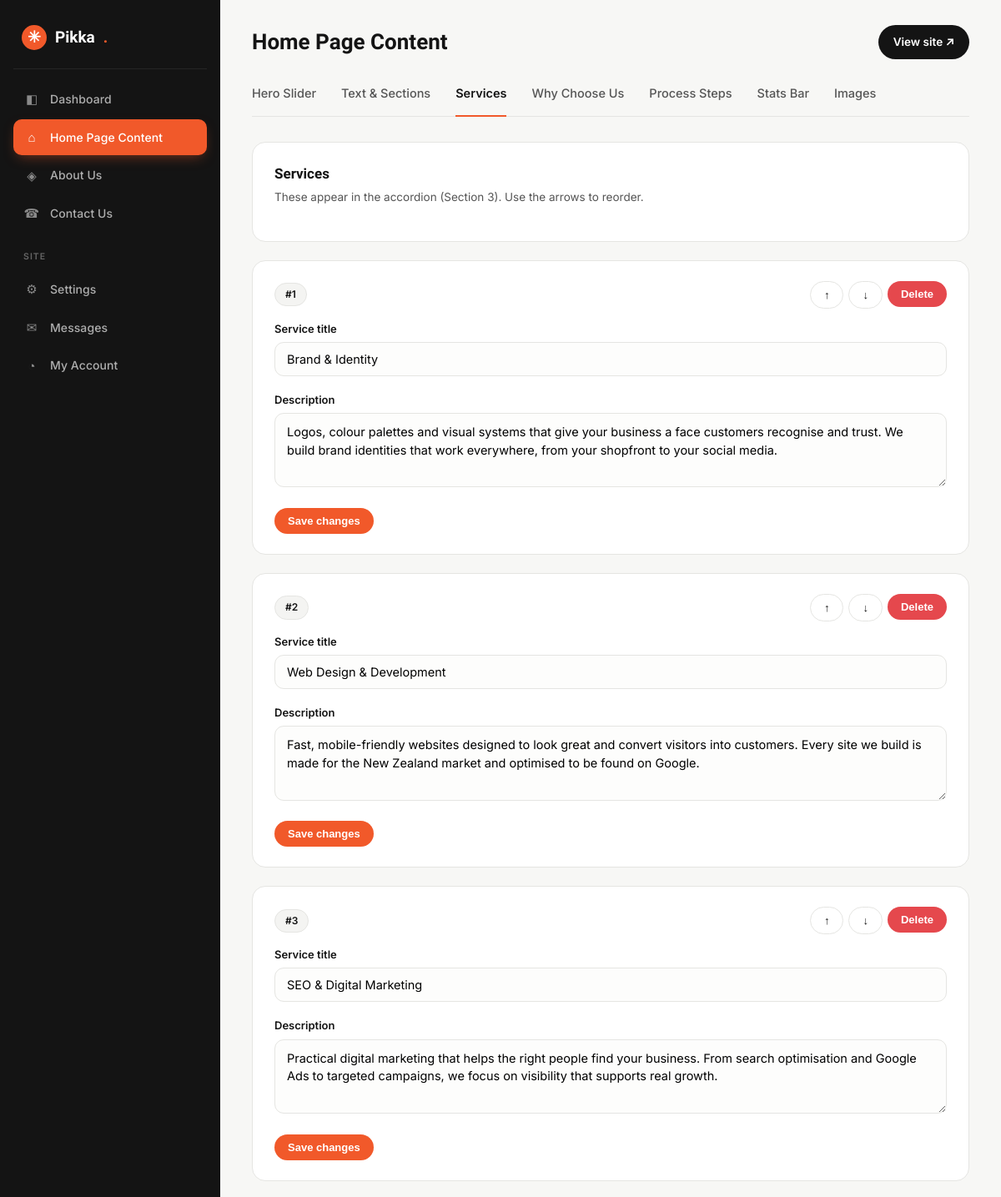
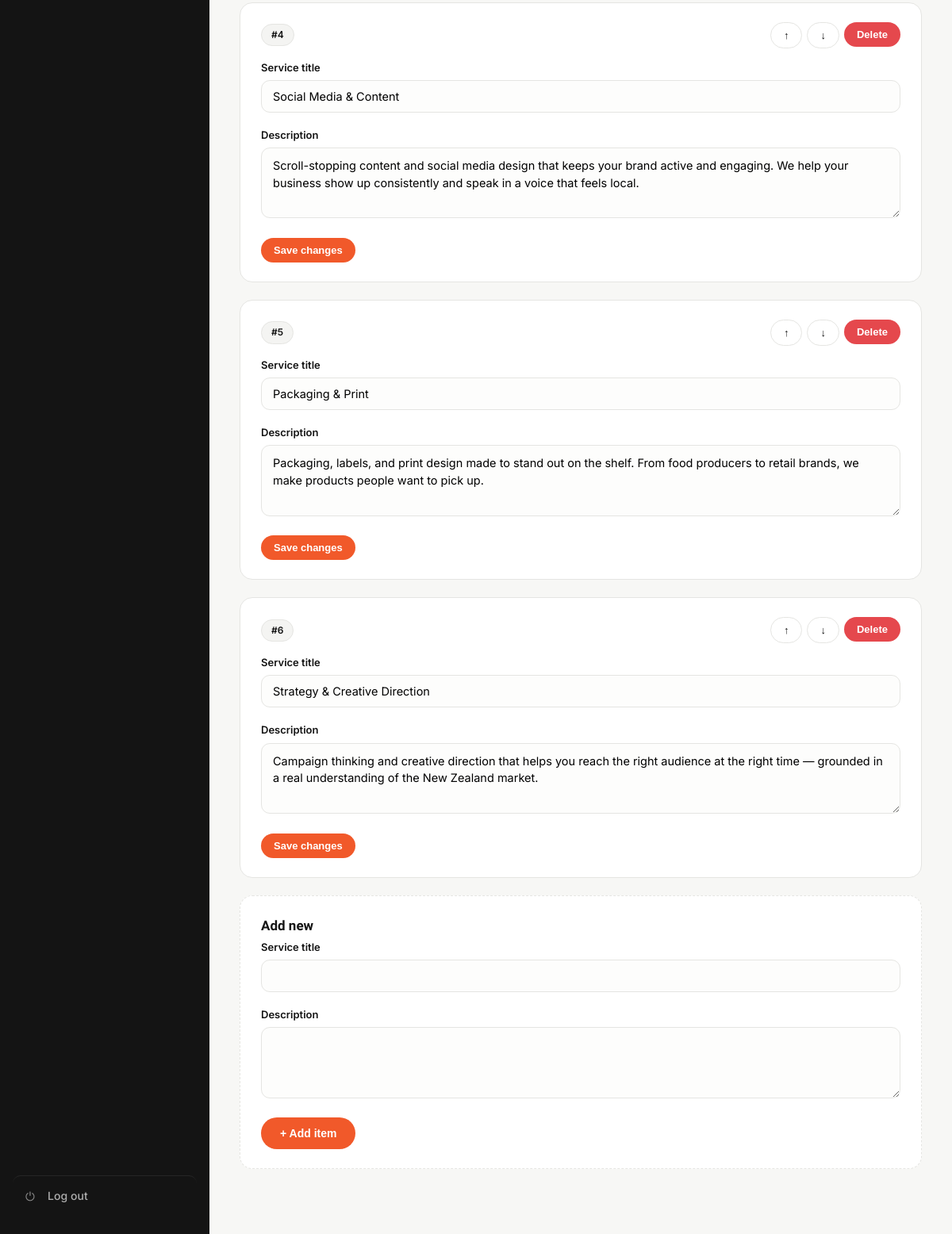
/admin/home-content.php?tab=services (signed in), run on the app's committed database (2 pictures, top to bottom).
### tables this page shows
CREATE TABLE IF NOT EXISTS `services` (
  `id` INT(11) NOT NULL AUTO_INCREMENT,
  `title` VARCHAR(120) NOT NULL,
  `description` TEXT DEFAULT NULL,
  `sort_order` INT(11) DEFAULT 0,
  `is_active` TINYINT(1) DEFAULT 1,
  PRIMARY KEY (`id`)
);

### includes/functions.php (called while the page is built, shortened)
<?php
require_once __DIR__ . '/config.php';
function e($str) {
    return htmlspecialchars($str ?? '', ENT_QUOTES, 'UTF-8');
}
    ?>

### includes/config.php (called while the page is built, shortened)
<?php
function db() {
    static $conn = null;
    if ($conn === null) {
        $conn = @mysqli_connect(DB_HOST, DB_USER, DB_PASS, DB_NAME);
        mysqli_set_charset($conn, 'utf8mb4');
    }
    return $conn;
}

### admin/home-content.php (the view, shortened to what this page needs)
<?php
$current_page = 'home-content'; $page_title = 'Home Page Content';
$tabs = [
    'slider'   => ['label' => 'Hero Slider'],
    'sections' => ['label' => 'Text & Sections'],
    'services' => ['label' => 'Services'],
    'why'      => ['label' => 'Why Choose Us'],
    'process'  => ['label' => 'Process Steps'],
    'stats'    => ['label' => 'Stats Bar'],
    'images'   => ['label' => 'Images'],
];
$tab = $_GET['tab'] ?? 'sections';
$crud = [
    'services' => ['table' => 'services', 'intro' => 'These appear in the accordion (Section 3). Use the arrows to reorder.',
                    'columns' => ['title' => ['label' => 'Service title', 'type' => 'text'], 'description' => ['label' => 'Description', 'type' => 'textarea']]],
    'why'      => ['table' => 'why_reasons', 'intro' => 'The four reasons grid (Section 4).',
                    'columns' => ['title' => ['label' => 'Reason title', 'type' => 'text'], 'description' => ['label' => 'Description', 'type' => 'textarea']]],
    'process'  => ['table' => 'process_steps', 'intro' => 'Your working process (Section 5).',
                    'columns' => ['step_number' => ['label' => 'Step number (e.g. 01)', 'type' => 'text'], 'title' => ['label' => 'Step title', 'type' => 'text'], 'description' => ['label' => 'Description', 'type' => 'textarea']]],
    'stats'    => ['table' => 'stats', 'intro' => 'The trust bar cards (Section 7).',
                    'columns' => ['title' => ['label' => 'Stat title', 'type' => 'text'], 'description' => ['label' => 'Description', 'type' => 'textarea']]],
];
$image_keys = [
    'hero_image'       => 'Hero image (the person / brand photo in the circle)',
    'intro_image'      => 'Intro section image (optional)',
    'industries_image' => 'Industries section image (optional)',
];
if ($tab === 'slider') {
    $rows = get_rows('hero_slides');
}
elseif ($tab === 'sections') {
    $res = mysqli_query(db(), "SELECT * FROM page_content WHERE content_key NOT LIKE '%_image' ORDER BY id ASC");
    $groups = [];
    while ($row = mysqli_fetch_assoc($res)) $groups[$row['section']][] = $row;
}
elseif (isset($crud[$tab])) {
    $table = $crud[$tab]['table'];
    $rows = [];
    $r = mysqli_query(db(), "SELECT * FROM `$table` ORDER BY sort_order ASC, id ASC");
    while ($x = mysqli_fetch_assoc($r)) $rows[] = $x;
}
elseif ($tab === 'images') {
    foreach ($image_keys as $k => $label) {
        $st = mysqli_prepare(db(), "INSERT IGNORE INTO page_content (content_key, content_value, section, label, field_type) VALUES (?, '', 'Images', ?, 'image')");
        mysqli_stmt_bind_param($st, 'ss', $k, $label);
        mysqli_stmt_execute($st);
    }
}
function render_fields($columns, $data = []) {
    foreach ($columns as $col => $meta) {
        $label = $meta['label']; $type = $meta['type'] ?? 'text';
        $val = $data[$col] ?? '';
        echo '<div class="field"><label>' . e($label) . '</label>';
        if ($type === 'textarea') {
            echo '<textarea name="' . e($col) . '" rows="3">' . e($val) . '</textarea>';
        } else {
            echo '<input type="text" name="' . e($col) . '" value="' . e($val) . '">';
        }
        echo '</div>';
    }
}
require __DIR__ . '/header.php';
?>
<div class="subnav">
  <?php foreach ($tabs as $key => $meta): ?>
    <a href="?tab=<?= e($key) ?>" class="<?= $tab === $key ? 'active' : '' ?>"><?= e($meta['label']) ?></a>
  <?php endforeach; ?>
</div>
<?php if ($tab === 'slider'): ?>
  <div class="card">
    <h2>Hero Slider</h2>
    <p class="sub">The rotating banner at the top of the home page. Each slide has its own headline, sub-headline, buttons and image, and the slider crossfades between them automatically. With only one slide, it's shown as a static hero (no rotation).</p>
  </div>
  <?php foreach ($rows as $idx => $row): ?>
  <div class="card">
    <div class="rh" style="display:flex;justify-content:space-between;align-items:center;margin-bottom:14px">
      <span class="pill">Slide <?= $idx + 1 ?></span>
      <div style="display:flex;gap:6px">
        <form method="post" action="?tab=slider" style="display:inline"><input type="hidden" name="csrf" value="<?= e(csrf_token()) ?>"><input type="hidden" name="action" value="move"><input type="hidden" name="id" value="<?= $row['id'] ?>"><input type="hidden" name="dir" value="up"><button class="btn btn-ghost btn-sm" <?= $idx === 0 ? 'disabled' : '' ?>>↑</button></form>
        <form method="post" action="?tab=slider" style="display:inline"><input type="hidden" name="csrf" value="<?= e(csrf_token()) ?>"><input type="hidden" name="action" value="move"><input type="hidden" name="id" value="<?= $row['id'] ?>"><input type="hidden" name="dir" value="down"><button class="btn btn-ghost btn-sm" <?= $idx === count($rows) - 1 ? 'disabled' : '' ?>>↓</button></form>
        <form method="post" action="?tab=slider" style="display:inline" onsubmit="return confirm('Delete this slide?')"><input type="hidden" name="csrf" value="<?= e(csrf_token()) ?>"><input type="hidden" name="action" value="delete"><input type="hidden" name="id" value="<?= $row['id'] ?>"><button class="btn btn-danger btn-sm">Delete</button></form>
      </div>
    </div>
    <form method="post" action="?tab=slider" enctype="multipart/form-data">
      <input type="hidden" name="csrf" value="<?= e(csrf_token()) ?>">
      <input type="hidden" name="action" value="edit">
      <input type="hidden" name="id" value="<?= $row['id'] ?>">
      <div class="img-field" style="margin-bottom:18px">
        <?php if ($row['image']): ?>
          <img class="thumb" src="../<?= e($row['image']) ?>" alt="">
        <?php else: ?>
          <div class="thumb" style="display:grid;place-items:center;color:#aaa;font-size:11px">none</div>
        <?php endif; ?>
        <div style="flex:1">
          <label>Slide image</label>
          <input type="file" name="image" accept="image/*">
          <div class="muted" style="margin-top:6px">Leave empty to keep the current image.</div>
        </div>
      </div>
      <div class="two">
        <div class="field"><label>Eyebrow</label><input type="text" name="eyebrow" value="<?= e($row['eyebrow']) ?>"></div>
        <div class="field"><label>Headline</label><input type="text" name="headline" value="<?= e($row['headline']) ?>"></div>
      </div>
      <div class="field"><label>Sub-headline</label><textarea name="subheadline" rows="2"><?= e($row['subheadline']) ?></textarea></div>
      <div class="two">
        <div class="field"><label>Primary button text</label><input type="text" name="btn_primary_text" value="<?= e($row['btn_primary_text']) ?>"></div>
        <div class="field"><label>Primary button link</label><input type="text" name="btn_primary_link" value="<?= e($row['btn_primary_link']) ?>" placeholder="#services"></div>
      </div>
      <div class="field"><label>Secondary button text (always opens the "Start a project" pop-up)</label><input type="text" name="btn_secondary_text" value="<?= e($row['btn_secondary_text']) ?>"></div>
      <button class="btn btn-sm" type="submit">Save changes</button>
    </form>
  </div>
  <?php endforeach; ?>
  <div class="card" style="border-style:dashed">
    <h2>Add new slide</h2>
    <form method="post" action="?tab=slider" enctype="multipart/form-data">
      <input type="hidden" name="csrf" value="<?= e(csrf_token()) ?>">
      <input type="hidden" name="action" value="add">
      <div class="field"><label>Slide image</label><input type="file" name="image" accept="image/*"></div>
      <div class="two">
        <div class="field"><label>Eyebrow</label><input type="text" name="eyebrow" placeholder="Creative and Digital Solutions · New Zealand"></div>
        <div class="field"><label>Headline</label><input type="text" name="headline" placeholder="Your vision, brought to life."></div>
      </div>
      <div class="field"><label>Sub-headline</label><textarea name="subheadline" rows="2"></textarea></div>
      <div class="two">
        <div class="field"><label>Primary button text</label><input type="text" name="btn_primary_text" placeholder="See our work"></div>
        <div class="field"><label>Primary button link</label><input type="text" name="btn_primary_link" placeholder="#services"></div>
      </div>
      <div class="field"><label>Secondary button text</label><input type="text" name="btn_secondary_text" placeholder="Start a project"></div>
      <button class="btn" type="submit">+ Add slide</button>
    </form>
  </div>
<?php elseif (isset($crud[$tab])):
  $conf = $crud[$tab]; ?>
  <div class="card">
    <h2><?= e($tabs[$tab]['label']) ?></h2>
    <p class="sub"><?= e($conf['intro']) ?></p>
  </div>
  <?php foreach ($rows as $idx => $row): ?>
  <div class="card">
    <div class="rh" style="display:flex;justify-content:space-between;align-items:center;margin-bottom:14px">
      <span class="pill">#<?= $idx + 1 ?></span>
      <div style="display:flex;gap:6px">
        <form method="post" action="?tab=<?= e($tab) ?>" style="display:inline"><button class="btn btn-ghost btn-sm" <?= $idx === 0 ? 'disabled' : '' ?>>↑</button></form>
        <form method="post" action="?tab=<?= e($tab) ?>" style="display:inline"><button class="btn btn-ghost btn-sm" <?= $idx === count($rows) - 1 ? 'disabled' : '' ?>>↓</button></form>
        <form method="post" action="?tab=<?= e($tab) ?>" style="display:inline" onsubmit="return confirm('Delete this item?')"><button class="btn btn-danger btn-sm">Delete</button></form>
      </div>
    </div>
    <form method="post" action="?tab=<?= e($tab) ?>">
      <?php render_fields($conf['columns'], $row); ?>
      <button class="btn btn-sm" type="submit">Save changes</button>
    </form>
  </div>
  <?php endforeach; ?>
  <div class="card" style="border-style:dashed">
    <h2>Add new</h2>
    <form method="post" action="?tab=<?= e($tab) ?>">
      <button class="btn" type="submit">+ Add item</button>
    </form>
  </div>
<?php endif; ?>
<?php require __DIR__ . '/footer.php'; ?>

### admin/header.php (shortened to what this page needs)
<?php
$page = $current_page ?? '';
$title = $page_title ?? 'Dashboard';
?>
<!DOCTYPE html>
<html lang="en"><head>
<link rel="stylesheet" href="admin.css">
</head><body>
<div class="wrap">
  <aside class="side">
    <div class="logo"><span class="dot">✳</span>Pikka<span style="color:var(--accent)">.</span></div>
    <nav>
      <a href="index.php" class="<?= $page==='dashboard'?'active':'' ?>"><span class="nav-ic">◧</span>Dashboard</a>
      <a href="home-content.php" class="<?= $page==='home-content'?'active':'' ?>"><span class="nav-ic">⌂</span>Home Page Content</a>
      <?php $pcTab = $_GET['tab'] ?? 'about'; ?>
      <a href="page-content.php?tab=about" class="<?= $page==='page-content' && $pcTab==='about' ? 'active' : '' ?>"><span class="nav-ic">◈</span>About Us</a>
      <a href="page-content.php?tab=contact" class="<?= $page==='page-content' && $pcTab==='contact' ? 'active' : '' ?>"><span class="nav-ic">☎</span>Contact Us</a>
      <div class="grp">Site</div>
      <a href="settings.php" class="<?= $page==='settings'?'active':'' ?>"><span class="nav-ic">⚙</span>Settings</a>
      <a href="messages.php" class="<?= $page==='messages'?'active':'' ?>"><span class="nav-ic">✉</span>Messages</a>
      <a href="account.php" class="<?= $page==='account'?'active':'' ?>"><span class="nav-ic">◔</span>My Account</a>
      <a href="logout.php" class="logout"><span class="nav-ic">⏻</span>Log out</a>
    </nav>
  </aside>
  <main class="main">
    <div class="topbar">
      <h1><?= e($title) ?></h1>
      <a class="view-site" href="../index.php" target="_blank">View site ↗</a>
    </div>

### admin/footer.php
  </main>
</div>
</body></html>

### admin/admin.css (style rules this page uses)
:root { --accent:#F1592A;--ink:#141414;--mist:#F4F4F2;--line:#e5e5e2;--ink-2:#555 }
* { box-sizing:border-box;margin:0;padding:0 }
body { font-family:'Inter',system-ui,sans-serif;background:#f7f7f5;color:var(--ink);line-height:1.55 }
a { color:inherit;text-decoration:none }
.wrap { display:flex;min-height:100vh }
.side { width:264px;background:var(--ink);color:#fff;padding:24px 16px;position:fixed;top:0;bottom:0;left:0;overflow-y:auto;display:flex;flex-direction:column }
.side .logo { display:flex;align-items:center;gap:10px;font-family:'Sora',sans-serif;font-weight:700;font-size:19px;padding:6px 10px 22px;margin-bottom:14px;border-bottom:1px solid rgba(255,255,255,.08) }
.side .logo .dot { width:30px;height:30px;border-radius:50%;background:var(--accent);display:grid;place-items:center;flex-shrink:0 }
.side nav { display:flex;flex-direction:column;flex:1 }
.side nav a { display:flex;align-items:center;gap:12px;padding:11px 12px;border-radius:10px; color:rgba(255,255,255,.66);font-size:14px;font-weight:500;margin-bottom:2px; transition:background .18s ease,color .18s ease;letter-spacing:.005em; }
.side nav a .nav-ic { width:20px;flex-shrink:0;display:inline-flex;align-items:center;justify-content:center; font-size:15px;line-height:1;color:rgba(255,255,255,.5);transition:color .18s ease; }
.side nav a.active { background:var(--accent);color:#fff;box-shadow:0 6px 16px -6px rgba(241,89,42,.55) }
.side nav a.active .nav-ic { color:#fff }
.side .grp { font-size:10.5px;font-weight:600;text-transform:uppercase;letter-spacing:.1em;color:rgba(255,255,255,.35);padding:20px 12px 9px }
.side .logout { margin-top:auto;padding-top:14px;border-top:1px solid rgba(255,255,255,.08) }
.subnav { display:flex;gap:30px;flex-wrap:wrap;margin-bottom:30px;border-bottom:1px solid var(--line) }
.subnav a { position:relative;padding:4px 0 16px;font-size:14.5px;font-weight:500;color:var(--ink-2);transition:color .2s }
.subnav a::after { content:"";position:absolute;left:0;right:0;bottom:-1px;height:2px;background:var(--accent);transform:scaleX(0);transition:transform .2s ease }
.subnav a.active { color:var(--ink);font-weight:600 }
.subnav a.active::after { transform:scaleX(1) }
.main { margin-left:264px;flex:1;padding:30px 38px 60px;max-width:1000px }
.topbar { display:flex;justify-content:space-between;align-items:center;margin-bottom:26px }
.topbar h1 { font-family:'Sora',sans-serif;font-size:26px }
.topbar .view-site { background:var(--ink);color:#fff;padding:10px 18px;border-radius:100px;font-size:13.5px;font-weight:600 }
.card { background:#fff;border:1px solid var(--line);border-radius:16px;padding:24px 26px;margin-bottom:22px }
.card h2 { font-family:'Sora',sans-serif;font-size:17px;margin-bottom:4px }
.card .sub { color:var(--ink-2);font-size:13.5px;margin-bottom:18px }
label { display:block;font-size:13px;font-weight:600;margin:0 0 6px }
.field { margin-bottom:18px }
input[type=text],input[type=email],input[type=password],textarea,select { width:100%;border:1px solid var(--line);border-radius:11px;padding:11px 14px;font-family:inherit;font-size:14.5px;background:#fdfdfc;transition:.2s }
textarea { resize:vertical;min-height:88px;line-height:1.5 }
.btn { display:inline-flex;align-items:center;gap:8px;background:var(--accent);color:#fff;border:0;padding:12px 24px;border-radius:100px;font-weight:600;font-size:14px;cursor:pointer;transition:.2s }
.btn-ghost { background:#fff;border:1px solid var(--line);color:var(--ink) }
.btn-sm { padding:8px 16px;font-size:13px }
.btn-danger { background:#e5484d }
.pill { background:var(--mist);border:1px solid var(--line);border-radius:100px;padding:4px 12px;font-size:12px;font-weight:600 }

### data on the page
services: label "Service title", title "Brand & Identity", label "Description", description "Logos, colour palettes and visual systems that give your business a face customers recognise and trust. We build brand identities that work everywhere, from your shopfront to your social media."
services: label "Service title", title "Web Design & Development", label "Description", description "Fast, mobile-friendly websites designed to look great and convert visitors into customers. Every site we build is made for the New Zealand market and optimised to be found on Google."
services: label "Service title", title "SEO & Digital Marketing", label "Description", description "Practical digital marketing that helps the right people find your business. From search optimisation and Google Ads to targeted campaigns, we focus on visibility that supports real growth."
services: label "Service title", title "Social Media & Content", label "Description", description "Scroll-stopping content and social media design that keeps your brand active and engaging. We help your business show up consistently and speak in a voice that feels local."
services: label "Service title", title "Packaging & Print", label "Description", description "Packaging, labels, and print design made to stand out on the shelf. From food producers to retail brands, we make products people want to pick up."
services: label "Service title", title "Strategy & Creative Direction", label "Description", description "Campaign thinking and creative direction that helps you reach the right audience at the right time — grounded in a real understanding of the New Zealand market."

### other printed values
$title "Home Page Content"
$meta['label'] "Hero Slider"
$meta['label'] "Text & Sections"
$meta['label'] "Services"
$meta['label'] "Why Choose Us"
$meta['label'] "Process Steps"
$meta['label'] "Stats Bar"
$meta['label'] "Images"
$tabs[$tab]['label'] "Services"
$conf['intro'] "These appear in the accordion (Section 3). Use the arrows to reorder."
$label "Service title"
$label "Description"
